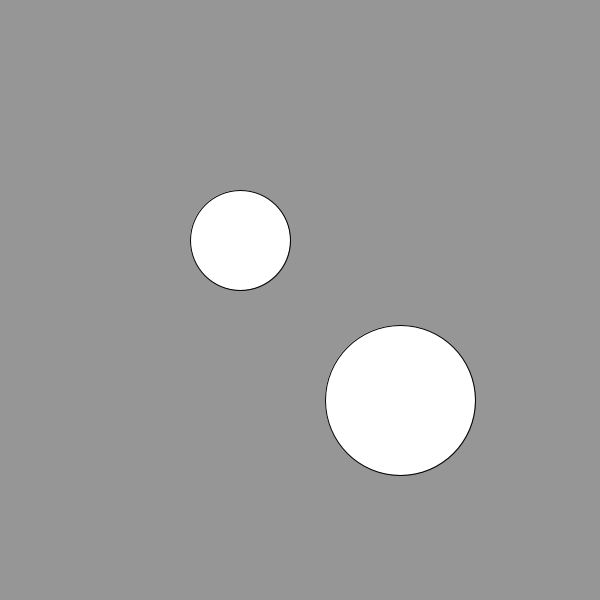
Frame 1 (no input)
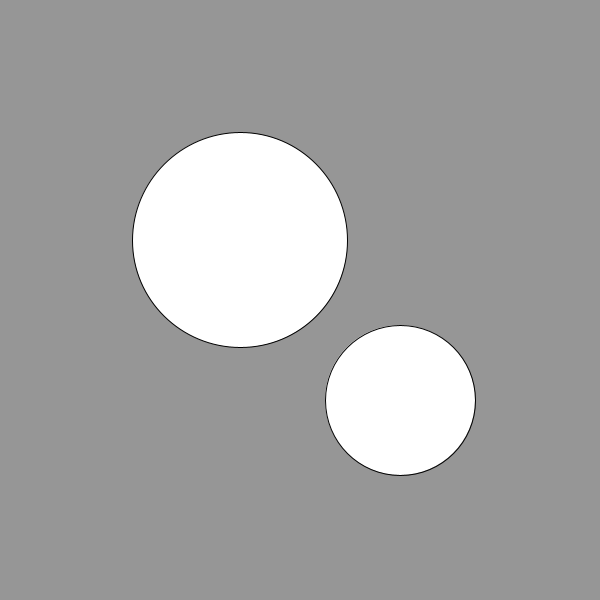
Frame 60 (the mouse pressed at the canvas centre just before this capture)
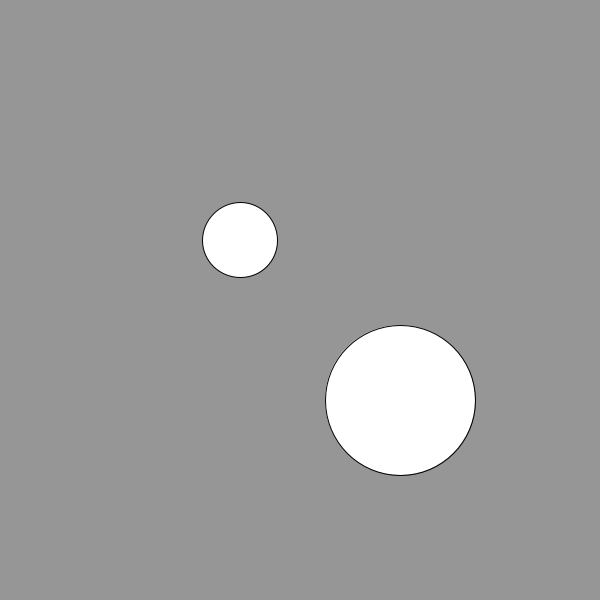
Frame 120 (the mouse held since frame 60 and released just before this capture)

The Processing sketch that drew these frames (run headless with seeded random() and noise(); from frame 60 on, the mouse is pressed at the canvas centre):

// Processing sketch: growingAndShrink_MidtermPractice2
// ── growingAndShrink_MidtermPractice2.pde
float d = 100;
float incr = 5;

void setup() {
  size(600, 600);
}

void draw() {
  background(150);

  // ellipse 1
  ellipse(width/1.5, height/1.5, 150, 150);

  // ellipse 2
  ellipse(width/2.5, height/2.5, d, d);

  d += incr;  


if(d>width/2 || d<0){
  incr *= -1;
}
}
